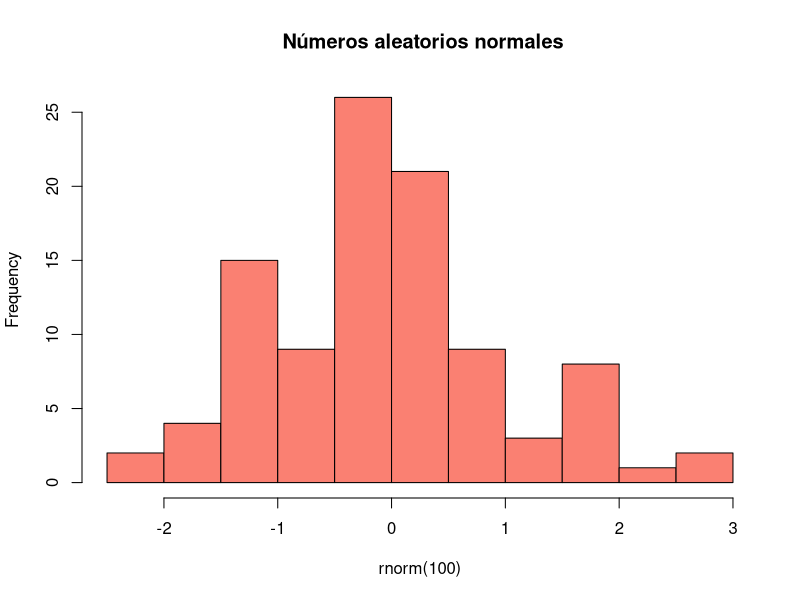

This figure's R source:
## ---- chunk 1
1+3
4-5
2*3
4/5
2^3
1/(1/(1+2)^2)
## ---- chunk 2
1 == 2  # ¿es igual?
3 != 4  # ¿es diferente?
pi > 4  #  ¿es mayor?
## ---- chunk 3
typeof(1L)  #entero
typeof(1)  #entero
typeof(3.5)  #real
typeof("abc")  # cadena
typeof(TRUE)   #lógico o Booleano
## ---- chunk 4
a <- 5
numero1 = 8
histo <- hist(rnorm(100),main=" Números aleatorios normales",col="salmon")
7.3 -> b
## ---- chunk 5
v1 <- c(1,2,3,4,5)
v2 <- c(TRUE, TRUE,FALSE)
edad <- c(20,21,20,18,20.5)
v3 <- 1:5
v3
v4 <- c(c(1,2,3),c(4,5,6))
v4
v5 <- seq(2,34,5)
v5
v6 <- c(4,5,6)
v1 + v6
v7 <- c(1,TRUE,"a")
v8 <- c(NA,1,2,NA,8)
complete.cases(v8)
which.max(edad)
edad[which.max(edad)]
## ---- chunk 6
edad[3]
edad[3:5]
## ---- chunk 7
is.vector(v1)
## ---- chunk 8
typeof(v1)
typeof(v2)
typeof(edad)
class(v1)
class(edad)
typeof(v7)
typeof(v8)
## ---- chunk 9
mean(v8)
mean(v8,na.rm=TRUE)
## ---- chunk 10

3:45
99:1
letters
LETTERS
colors()
runif(200,6,9)
rep(2,5)
rep("a",4)
## ---- chunk 11
head(runif(200,6,9))
tail(LETTERS)
LETTERS[3:9]
tail(colors())
## ---- chunk 12
vector <- c(2,3,4,5,4,3,2,3,4,5,6,7,8,9,1)
vector > 5
vector[vector>5]
length(vector)
sort(vector)
unique(vector)
table(vector)
rev(vector)
sum(vector)
prod(vector)
w1 <- c(1,2,3)
w2 <- c(3,4,5)
rbind(w1,w2)
w1 + w2
w1 * w2
## ---- chunk 13
m1 <- matrix(1:9, nrow=3)
m2 <- matrix(1:9, byrow=TRUE, nrow=3)
m3 <- matrix(c(11,-2,3.1,42),nrow=2)
m1;m2;m3
## ---- chunk 14
m2[2,]
m2[,3]
m2[2,3]
## ---- chunk 15
colnames(m2) <- c("v1", "v2", "v3")
m2
## ---- chunk 16
l1 <- list("matriz1"=m1, "matriz2"=m2, "vector1"=v1, "vector2"=v2,"numero"=1)
l1
l1$matriz2
## ---- chunk 17
df1 <- data.frame(edad= c(20,23,26,30), peso=c(45,56,78,55),genero=c("m","f","f","m"))
typeof(df1)
df1
filas <- df1$edad > 25
df1[filas,]
## ---- chunk 18
mat <- matrix(1:50,nrow=10)
Mdf <- as.data.frame(mat)
Mdf
## ---- chunk 19
dim(df1)  # dimensión
length(df1)   # total de datos
names(df1)   # variables
head(df1)   # primeras filas 
tail(df1)   # últimas filas
nrow(df1)   # número de filas 
ncol(df1)   # número de columnas
summary(df1)  # resumen de estadísticas
## ---- chunk 20
df1$edad
df1[1]
df1["edad"]
df1[,"edad"]
df1[-2,]
df1[[2]]
df1[2,3]
df1[,-2]
## ---- chunk 21
estatura <- c(158,160,172,180)
df2 <- cbind(df1,estatura)
df2
## ---- chunk 22
# Creando un vector de datos cualitativos
x <- c("female", "male", "male", "female")
print(x)

# Convirtiendo el vector en factor 
# nombre genero 
genero <- factor(x)
print(genero)
is.factor(genero)
## ---- chunk 23
data_package = data(package="datasets")
datasets <- as.data.frame(data_package[[3]])$Item
datasets
## ---- chunk 24
iris <- iris
str(iris)
## ---- chunk 25
head(iris)
